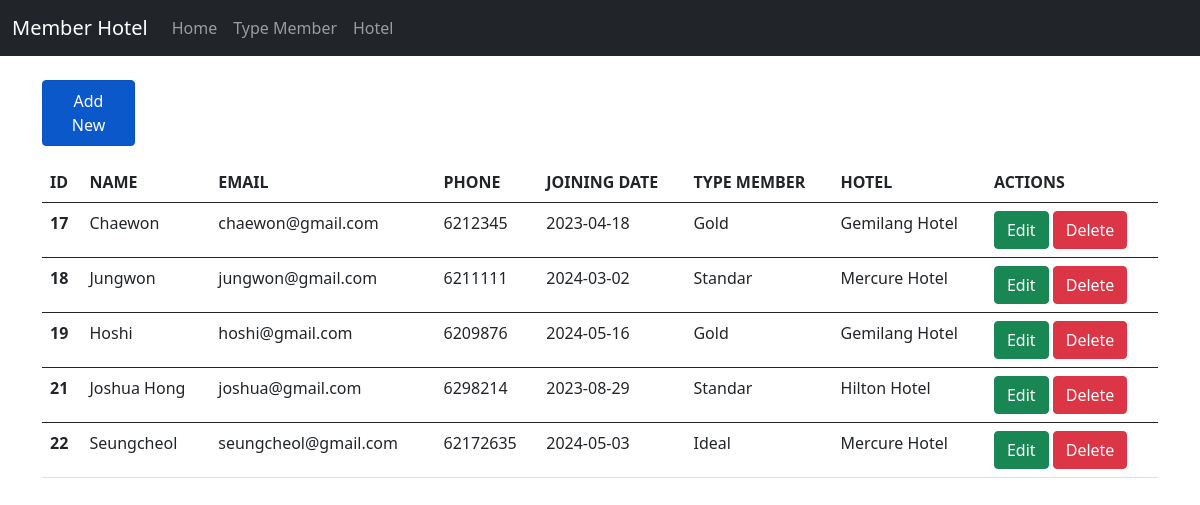
Page /Source_Code/Program/index.php on the committed database.
### tables this page shows
CREATE TABLE `members` (
  `id_member` int(11) NOT NULL,
  `name` varchar(100) NOT NULL,
  `email` varchar(100) NOT NULL,
  `phone` int(20) NOT NULL,
  `join_date` date NOT NULL,
  `id_type` int(11) NOT NULL,
  `id_hotel` int(11) NOT NULL
);

CREATE TABLE `typem` (
  `id_type` int(11) NOT NULL,
  `name_type` varchar(50) NOT NULL
);

CREATE TABLE `hotel` (
  `id_hotel` int(11) NOT NULL,
  `name_hotel` varchar(100) DEFAULT NULL
);

### Source_Code/Program/controllers/Member.controller.php (called while the page is built, shortened)
<?php
include_once("models/Member.class.php");
include_once("views/Member.view.php");
class MemberController {
    private $member;
    function __construct(){
        $this->member = new Member(connection::$db_host, connection::$db_user, connection::$db_pass, connection::$db_name);
    }
    public function index() {
        $this->member->open();
        $this->member->getMember();
        $data = array(
            'members' => array(),
        );
        while($row = $this->member->getResult()){
        array_push($data['members'], $row);
        }
        $view = new MemberView();
        $view->render($data);
    }
}
?>

### Source_Code/Program/views/Member.view.php (the view, shortened to what this page needs)
<?php
class MemberView {
    public function render($data){
        $head = "
        <thead>
            <tr>
                <th>ID</th>
                <th>NAME</th>
                <th>EMAIL</th>
                <th>PHONE</th>
                <th>JOINING DATE</th>
                <th>TYPE MEMBER</th>
                <th>HOTEL</th>
                <th>ACTIONS</th>
            </tr>
        </thead>";
        $dataMember = null;
        foreach($data['members'] as $val){
            list($id, $name, $email, $phone, $join_date, $name_type, $name_hotel) = $val;
            $dataMember .= "
            <tbody>
                <tr>
                    <th>" . $id . "</th>
                    <td>" . $name . "</td>
                    <td>" . $email . "</td>
                    <td>" . $phone . "</td>
                    <td>" . $join_date . "</td>
                    <td>" . $name_type . "</td>
                    <td>" . $name_hotel . "</td>
                    <td>
                        <a class='btn btn-success' href='index.php?id=" . $id . "'>Edit</a>
                        <a class='btn btn-danger' href='index.php?hapus=" . $id . "' onclick='return confirm(\"Apakah Anda yakin ingin menghapus data?\")'>Delete</a>
                    </td>
                </tr>
            </tbody>
            ";
        }
    }
}
?>

### Source_Code/Program/index.php
<?php
include_once("models/Template.class.php");
include_once("models/DB.class.php");
include_once("controllers/Member.controller.php");
$member = new MemberController();
if (isset($_GET['add'])) {
    $member->form();
}
else if (isset($_POST['tambah'])) {
  $member->addMember($_POST);
  echo "<script>
        alert('Data berhasil ditambah!');
        document.location.href = 'index.php';
        </script>";
}
else if (isset($_GET['id'])) {
  $id = $_GET['id'];
  $member->formedit($id);
}
else if (isset($_POST['id'])) {
    $member->editMember($_POST);
    echo "<script>
          alert('Data berhasil diubah!');
          document.location.href = 'index.php';
          </script>";
}
else if (isset($_GET['hapus'])) {
    $id = $_GET['hapus'];
    $member->deleteMember($id);
}
else{
    $member->index();
}

### Source_Code/Program/models/Template.class.php (shortened to what this page needs)
<?php
class Template
{
    var $content = '';
    function __construct($filename='')
    {
        $this->content = implode('', @file($filename));
    }
    function clear()
    {
        $this->content = preg_replace("/DATA_[A-Z|_|0-9]+/", "", $this->content);
    }
    function write()
    {
        print $this->content;
    }
    function replace($old = '', $new = '')
    {
        if (is_int($new)) {
            $value = sprintf("%d", $new);
        }
        elseif (is_float($new)) {
            $value = sprintf("%f", $new);
        }
        elseif (is_array($new)) {
            $value = '';
            foreach ($new as $item) {
                $value .= $item. ' ';
            }
        }
        else {
            $value = $new;
        }
        $this->content = preg_replace("/$old/", $value, $this->content);
    }
}
?>

### rows in the picture
members: id_member "17", name "Chaewon", email "chaewon@gmail.com", phone "6212345", join_date "2023-04-18", id_type.name_type "Gold", id_hotel.name_hotel "Gemilang Hotel"
members: id_member "18", name "Jungwon", email "jungwon@gmail.com", phone "6211111", join_date "2024-03-02", id_type.name_type "Standar", id_hotel.name_hotel "Mercure Hotel"
members: id_member "19", name "Hoshi", email "hoshi@gmail.com", phone "6209876", join_date "2024-05-16", id_type.name_type "Gold", id_hotel.name_hotel "Gemilang Hotel"
members: id_member "21", name "Joshua Hong", email "joshua@gmail.com", phone "6298214", join_date "2023-08-29", id_type.name_type "Standar", id_hotel.name_hotel "Hilton Hotel"
members: id_member "22", name "Seungcheol", email "seungcheol@gmail.com", phone "62172635", join_date "2024-05-03", id_type.name_type "Ideal", id_hotel.name_hotel "Mercure Hotel"

### other values in the picture
$this->content "Member Hotel Home Type Member Hotel Add New"
